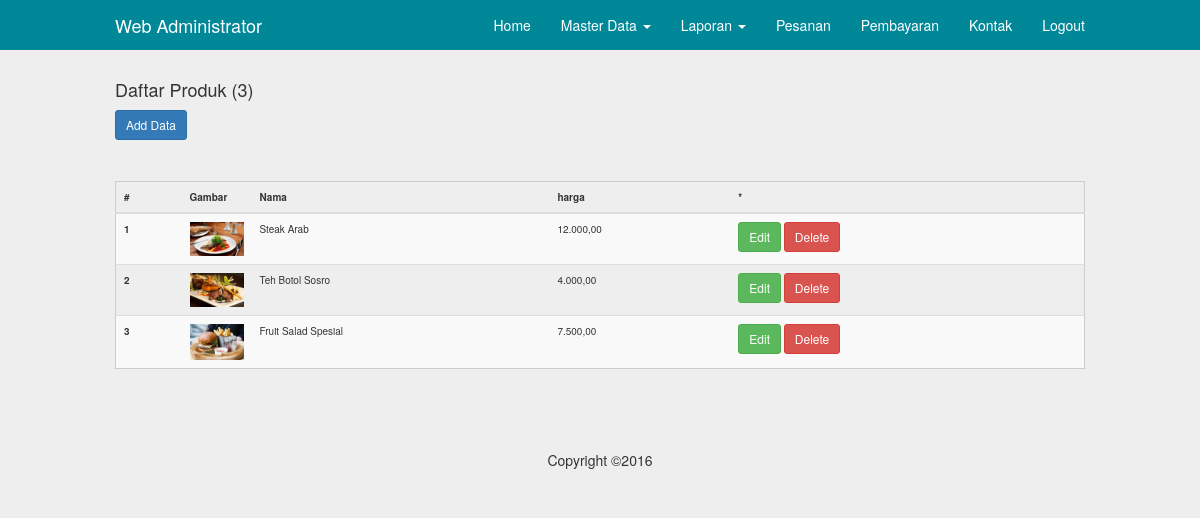
The app's page /admin/produk.php (signed in) with its own data.
### tables this page shows
CREATE TABLE `produk` (
  `id` int(4) NOT NULL,
  `nama` varchar(100) NOT NULL,
  `deskripsi` text NOT NULL,
  `gambar` varchar(200) NOT NULL,
  `harga` decimal(10,0) NOT NULL,
  `kategori_produk_id` int(11) NOT NULL
);

### inc/config.php (called while the page is built, shortened)
<?php
	$url = "http://localhost/catering/";
	$no = 1;
?>

### admin/produk.php (the view, shortened to what this page needs)
<?php
	include"../inc/config.php";
	include"inc/header.php";
?>
	<div class="container">
		<?php
			$q = mysql_query("select*from produk");
			$j = mysql_num_rows($q);
		?>
		<h4>Daftar Produk (<?php echo ($j>0)?$j:0; ?>)</h4>
		<a class="btn btn-sm btn-primary" href="produk.php?act=create">Add Data</a>
		<hr>
		<table class="table table-striped table-hove">
			<thead>
				<tr>
					<th>#</th>
					<th width="70px">Gambar</th>
					<th>Nama</th>
					<th>harga</th>
					<th>*</th>
				</tr>
			</thead>
			<tbody>
		<?php while($data=mysql_fetch_object($q)){ ?>
				<tr>
					<th scope="row"><?php echo $no++; ?></th>
					<td><img src="<?php echo $url.'uploads/'.$data->gambar ?>" width="100%"></td>
					<td><?php echo $data->nama ?></td>
					<td><?php echo number_format($data->harga, 2, ',', '.') ?></td>
					<td>
						<a class="btn btn-sm btn-success" href="produk.php?act=edit&&id=<?php echo $data->id ?>">Edit</a>
						<a class="btn btn-sm btn-danger" href="produk.php?act=delete&&id=<?php echo $data->id ?>">Delete</a>
					</td>
				</tr>
		<?php } ?>
			</tbody>
		</table>
    </div>
<?php include"inc/footer.php"; ?>

### assets/css/navbar-fixed-top.css (style rules this page uses)
body { padding-top: 70px; }

### assets/css/style.css (style rules this page uses)
@media (min-width: 768px) { .container { width: 750px; } }
@media (min-width: 992px) { .container { width: 970px; } }
@media (min-width: 1200px) { .container { width: 1000px; } }
.table { border:1px solid#CCC; }
table td, table th { padding:10px; font-size: 10px; }
* { transition: all 200ms ease-in-out; }
body { background-color: #EEE; }

### records on screen
produk: gambar (picture), nama "Steak Arab", harga "12.000,00"
produk: gambar (picture), nama "Teh Botol Sosro", harga "4.000,00"
produk: gambar (picture), nama "Fruit Salad Spesial", harga "7.500,00"

### other values on screen
$j "3"
